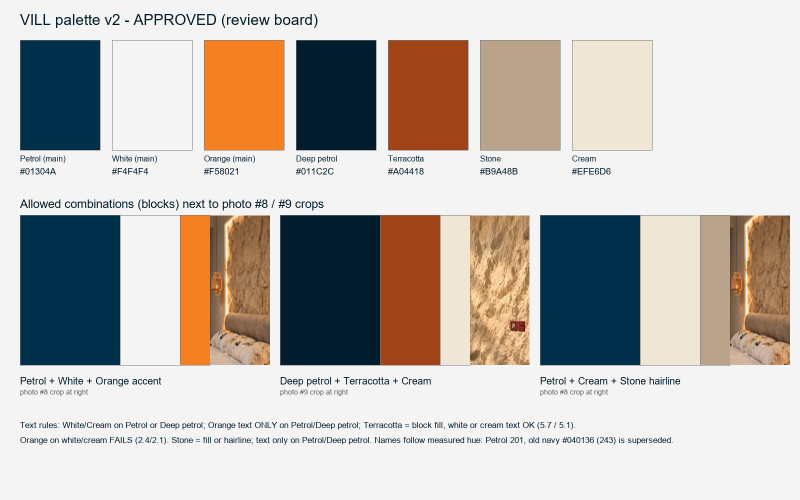
#> input picture TSST/brands/vill-studio/archive/pilot-002/assets/palette-v2-proposal.png, 1600 x 1000 px (shown at 1/2 size)
$ python -i build.py   (imports and definitions only)
#> lines starting #> are read from the running program, lines starting #| are printed output that depends on the picture; after the words box and inside, x2 and y2 are one past the last pixel; in counts of white or black regions, pixels touching at a corner belong together
#> further down, picture is the input picture: PIL image 1600x1000 RGB; mean R, G, B 191.4, 186.1, 180.5
"""VILL showcase-01 v3 builder (PIL only). Run: python build.py
v3 = v2 layout/photos/sequence, re-set in Inter (display 28pt, labels 18pt) with ONE Alex Brush script accent word
per lockup slide (s4 "live", s7 "finish."). ZERO colour layers over photos. Layers per slide:
01_photo, 02_accent (s7 solid rule), 03_text (Inter), 03c_script (Alex Brush word, own layer, editable), 03b_label, 04_logo (s1, s7).
Contrast is measured on the real PHOTO pixels under each ink box (p5/p50/p95, tools/contrast.py); build prints FAIL.
Text verbatim from COPY_DECK.md 'v2 placement'; only breaks/case change. Inputs read-only."""
import json, glob, os, sys
import numpy as np
from PIL import Image, ImageDraw, ImageFont, ImageFilter

HERE = os.path.dirname(os.path.abspath(__file__))
ROOT = os.path.abspath(os.path.join(HERE, "../../../../../.."))
BRAND = os.path.join(ROOT, "TSST/brands/vill-studio/assets")
LOGO_DIR = os.path.join(BRAND, "final/logo")
UF = os.path.expandvars(r"$LOCALAPPDATA/Microsoft/Windows/Fonts/")
INTER_D = UF + "Inter_28pt-SemiBold.ttf"      # display / headline (>= 40 px)
INTER_L = UF + "Inter_18pt-SemiBold.ttf"      # small caps labels (< 28 px)
SCRIPT = os.path.join(ROOT, "TSST/CREATIVE/fonts/alexbrush/AlexBrush-Regular.ttf")
sys.path.insert(0, os.path.join(ROOT, "TSST/CREATIVE/tools"))
from contrast import ratio  # noqa: E402

W, H = 1080, 1350
M = 64
DPETROL, WHITE, CREAM, ORANGE = "#011C2C", "#F4F4F4", "#EFE6D6", "#F58021"
LOGO_W = 150
CAP = 0.727          # Inter cap-height / em
SCR_K = 1.6          # script size vs Inter size (lockups.md: 1.5-1.7x)


def hx(h):
    h = h.lstrip("#")
    return tuple(int(h[i:i + 2], 16) for i in (0, 2, 4))


# crop = (x0,y0,x1,y1) in the 1086x1448 source, ratio 0.8, scale <= 1.25
SLIDES = [
    dict(n=1, kind="full-bleed cover", src=8, crop=(222, 30, 1086, 1110),
         text=dict(lines=[[("Empty shell.", "i")], [("Sea view.", "i")], [("Finished.", "i")]], px=62, color=WHITE, anchor=(92, 54), lh=1.12, track=-1.0),
         logo=dict(variant="Wordmark Dark Transparent.png", pos=(910, 1264), w=106)),
    dict(n=2, kind="full-bleed Before", src=1, crop=(140, 0, 1086, 1182),
         text=dict(lines=[[("We received", "i")], [("empty rooms.", "i")]], px=72, color=DPETROL, anchor=(408, 130), lh=1.12, track=-1.2),
         label=dict(txt="BEFORE", color=WHITE, pos=(M, 1262))),
    dict(n=3, kind="framed (cream passe-partout) Before", src=6, crop=(0, 0, 1086, 1448), frame=(108, 84, 972, 1236), field=CREAM,
         label=dict(txt="BEFORE", color=DPETROL, pos=(108, 1262))),
    dict(n=4, kind="full-bleed After", src=7, crop=(0, 0, 986, 1232),
         text=dict(lines=[[("Made to", "i")], [("live", "s"), (" in.", "i")]], px=76, color=WHITE, script_color=WHITE, anchor=(M, 64), lh=1.12, lh_script=1.34, track=-1.2),
         label=dict(txt="AFTER", color=WHITE, pos=(M, 1262))),
    dict(n=5, kind="detail tight crop", src=9, crop=(222, 368, 1086, 1448), retouch=True),
    dict(n=6, kind="full-bleed sea view", src=10, crop=(0, 91, 1086, 1448)),
    dict(n=7, kind="type-only solid dark petrol", src=None, field=DPETROL,
         text=dict(lines=[[("One team,", "i")], [("start to ", "i"), ("finish", "s"), (".", "i")]], px=92, color=WHITE, script_color=ORANGE, anchor=(M, 500), lh=1.12, lh_script=1.34, track=-1.8),
         logo=dict(variant="Wordmark Dark Transparent.png", pos=(M, 1136)), accent=True),
]


def F(path, px):
    return ImageFont.truetype(path, int(round(px)))


def photo_path(n):
    return glob.glob(os.path.join(BRAND, f"source/photos-raw/*-{n}.png"))[0]


def retouch_9(im):
    """Owner-approved (2026-10-08) clean version: remove 2 red wall plates by feathered clone of stone 130px above."""
    box, dy = (476, 676, 660, 790), 130
    patch = im.crop((box[0], box[1] - dy, box[2], box[3] - dy))
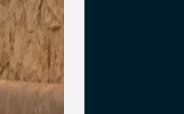
#> patch: PIL image 184x114 RGB; mean R, G, B 81.1, 82, 78.5
    mask = Image.new("L", patch.size, 0)
#> mask: PIL image 184x114 L; every value is 0
    ImageDraw.Draw(mask).rectangle((18, 18, patch.width - 18, patch.height - 18), fill=255)
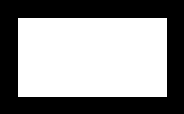
#> mask: PIL image 184x114 L; 56.1% white; 1 black region, box (x1, y1, x2, y2) and area: (0, 0, 184, 114) 9205
    im.paste(patch, box[:2], mask.filter(ImageFilter.GaussianBlur(8)))
    return im


# [179 lines left out: functions tracked, build_photo, text_layers, label_layer, logo_layer, region_stats and 3 more, not called in this run]


# [2 lines not run here, left out]

>>> from PIL import Image
>>> picture = Image.open('../../../archive/pilot-002/assets/palette-v2-proposal.png')
>>> result = retouch_9(picture)
